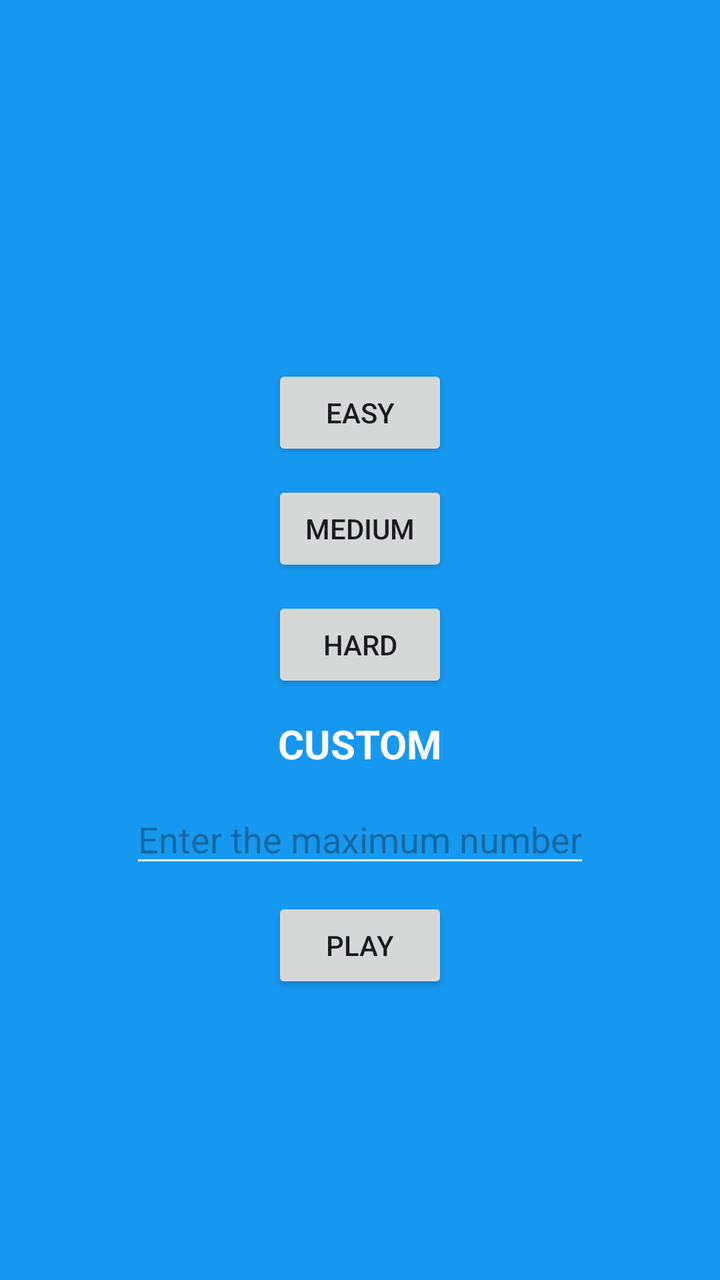
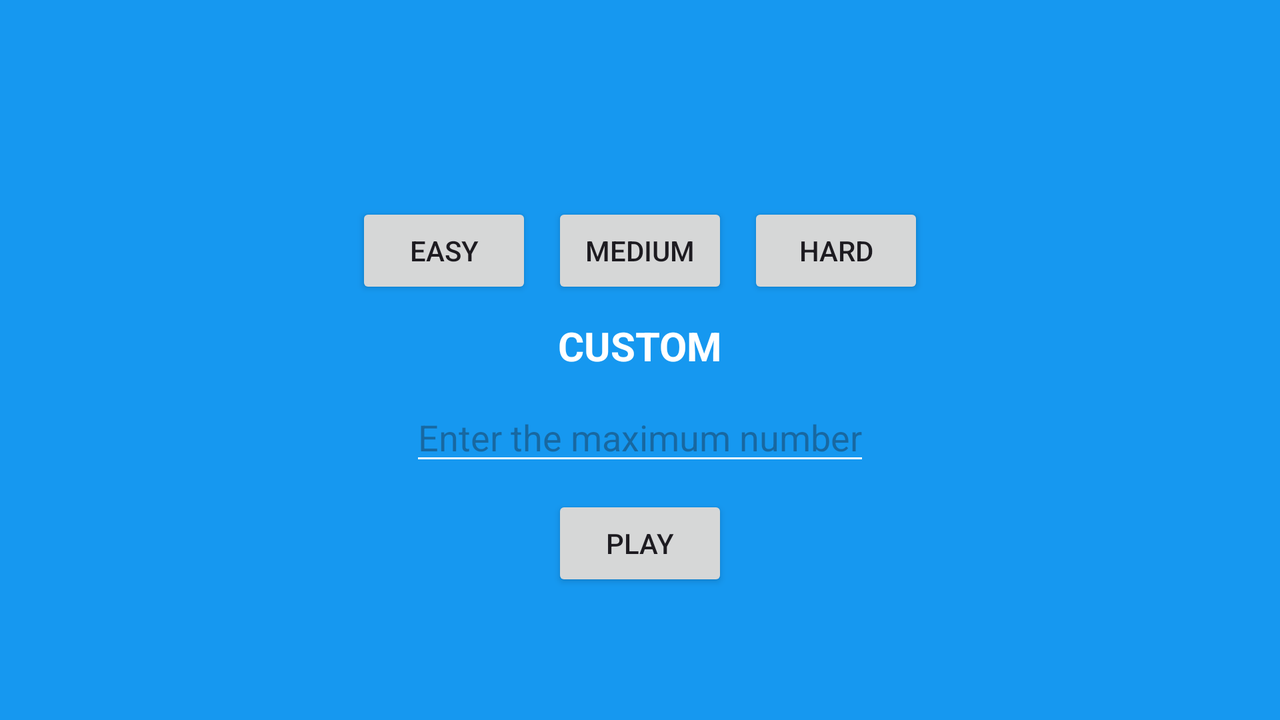

One screen, two layout resources from the same app: the default and the author's alternative for another configuration. Each is rendered where Android would select it; the XML of both is given below.
<!-- AndroidManifest.xml: application theme Theme.RootsAndSquaresMathematics -->
<!-- res/layout/bottomsheet_difficulty.xml -->
<?xml version="1.0" encoding="utf-8"?>
<androidx.constraintlayout.widget.ConstraintLayout xmlns:android="http://schemas.android.com/apk/res/android"
    xmlns:app="http://schemas.android.com/apk/res-auto"
    android:layout_width="match_parent"
    android:layout_height="wrap_content"
    android:background="@color/blue">

    <LinearLayout
        android:id="@+id/linearLayout2"
        android:layout_width="match_parent"
        android:layout_height="wrap_content"
        android:gravity="center_horizontal"
        android:orientation="vertical"
        android:padding="20dp"
        app:layout_constraintBottom_toBottomOf="parent"
        app:layout_constraintEnd_toEndOf="parent"
        app:layout_constraintStart_toStartOf="parent"
        app:layout_constraintTop_toTopOf="parent">

        <TextView
            android:id="@+id/titleDiff"
            android:layout_width="match_parent"
            android:layout_height="wrap_content"
            android:paddingBottom="12dp"
            android:textAlignment="center"
            android:textColor="@color/white"
            android:textSize="20sp"
            android:textStyle="bold" />

        <LinearLayout
            android:layout_width="match_parent"
            android:layout_height="wrap_content"
            android:gravity="center"
            android:orientation="vertical">

            <Button
                android:id="@+id/btnEasy"
                android:layout_width="wrap_content"
                android:layout_height="wrap_content"
                android:text="@string/easy" />

            <Button
                android:id="@+id/btnMedium"
                android:layout_width="wrap_content"
                android:layout_height="wrap_content"
                android:layout_marginTop="10dp"
                android:text="@string/medium" />

            <Button
                android:id="@+id/btnHard"
                android:layout_width="wrap_content"
                android:layout_height="wrap_content"
                android:layout_marginTop="10dp"
                android:text="@string/hard" />

        </LinearLayout>

        <TextView
            android:id="@+id/titleCustom"
            android:layout_width="match_parent"
            android:layout_height="wrap_content"
            android:paddingTop="12dp"
            android:paddingBottom="12dp"
            android:text="@string/custom"
            android:textAlignment="center"
            android:textColor="@color/white"
            android:textSize="20sp"
            android:textStyle="bold" />

        <LinearLayout
            android:layout_width="match_parent"
            android:layout_height="wrap_content"
            android:gravity="center"
            android:orientation="vertical">

            <EditText
                android:id="@+id/editTextMax"
                android:layout_width="wrap_content"
                android:layout_height="match_parent"
                android:backgroundTint="@color/white"
                android:hint="@string/enter_max_num"
                android:inputType="number"
                android:textColor="@color/white" />

            <Button
                android:id="@+id/btnPlayCustom"
                android:layout_width="wrap_content"
                android:layout_height="wrap_content"
                android:layout_marginTop="10dp"
                android:text="@string/play" />


        </LinearLayout>

    </LinearLayout>


</androidx.constraintlayout.widget.ConstraintLayout>
<!-- resources referenced by this layout -->
<resources>
  <color name="blue">#1698F0</color>
  <color name="white">#FFFFFFFF</color>
  <string name="custom">CUSTOM</string>
  <string name="easy">Easy</string>
  <string name="enter_max_num">Enter the maximum number</string>
  <string name="hard">Hard</string>
  <string name="medium">Medium</string>
  <string name="play">Play</string>
  <style name="Theme.RootsAndSquaresMathematics" parent="Base.Theme.RootsAndSquaresMathematics" />
  <style name="Base.Theme.RootsAndSquaresMathematics" parent="Theme.Material3.DayNight.NoActionBar">
          
          
          <item name="colorPrimary">@color/yellow</item>
          <item name="colorPrimaryVariant">@color/yellow</item>
          <item name="colorOnPrimary">@color/black</item>
      </style>
  <color name="yellow">#F0F016</color>
  <color name="black">#FF000000</color>
</resources>
<!-- res/layout-land/bottomsheet_difficulty.xml (the author's variant of the layout above) -->
<!-- drawn on the phone turned sideways -->
<?xml version="1.0" encoding="utf-8"?>
<androidx.constraintlayout.widget.ConstraintLayout xmlns:android="http://schemas.android.com/apk/res/android"
    xmlns:app="http://schemas.android.com/apk/res-auto"
    android:layout_width="match_parent"
    android:layout_height="wrap_content"
    android:background="@color/blue">


    <LinearLayout
        android:id="@+id/linearLayout2"
        android:layout_width="match_parent"
        android:layout_height="wrap_content"
        android:gravity="center_horizontal"
        android:orientation="vertical"
        android:padding="20dp"
        app:layout_constraintBottom_toBottomOf="parent"
        app:layout_constraintEnd_toEndOf="parent"
        app:layout_constraintStart_toStartOf="parent"
        app:layout_constraintTop_toTopOf="parent">

        <TextView
            android:id="@+id/titleDiff"
            android:layout_width="match_parent"
            android:layout_height="wrap_content"
            android:paddingBottom="10dp"
            android:textAlignment="center"
            android:textColor="@color/white"
            android:textSize="20sp"
            android:textStyle="bold" />

        <LinearLayout
            android:layout_width="match_parent"
            android:layout_height="wrap_content"
            android:gravity="center"
            android:orientation="horizontal">

            <Button
                android:id="@+id/btnEasy"
                android:layout_width="wrap_content"
                android:layout_height="wrap_content"
                android:text="@string/easy" />

            <Button
                android:id="@+id/btnMedium"
                android:layout_width="wrap_content"
                android:layout_height="wrap_content"
                android:layout_marginStart="10dp"
                android:text="@string/medium" />

            <Button
                android:id="@+id/btnHard"
                android:layout_width="wrap_content"
                android:layout_height="wrap_content"
                android:layout_marginStart="10dp"
                android:text="@string/hard" />

        </LinearLayout>

        <TextView
            android:id="@+id/titleCustom"
            android:layout_width="match_parent"
            android:layout_height="wrap_content"
            android:paddingTop="10dp"
            android:paddingBottom="10dp"
            android:text="@string/custom"
            android:textAlignment="center"
            android:textColor="@color/white"
            android:textSize="20sp"
            android:textStyle="bold" />

        <LinearLayout
            android:layout_width="match_parent"
            android:layout_height="wrap_content"
            android:gravity="center"
            android:orientation="vertical">

            <EditText
                android:id="@+id/editTextMax"
                android:layout_width="wrap_content"
                android:layout_height="match_parent"
                android:backgroundTint="@color/white"
                android:hint="@string/enter_max_num"
                android:inputType="number"
                android:textColor="@color/white" />

            <Button
                android:id="@+id/btnPlayCustom"
                android:layout_width="wrap_content"
                android:layout_height="wrap_content"
                android:layout_marginTop="10dp"
                android:text="@string/play" />


        </LinearLayout>

    </LinearLayout>

</androidx.constraintlayout.widget.ConstraintLayout>
